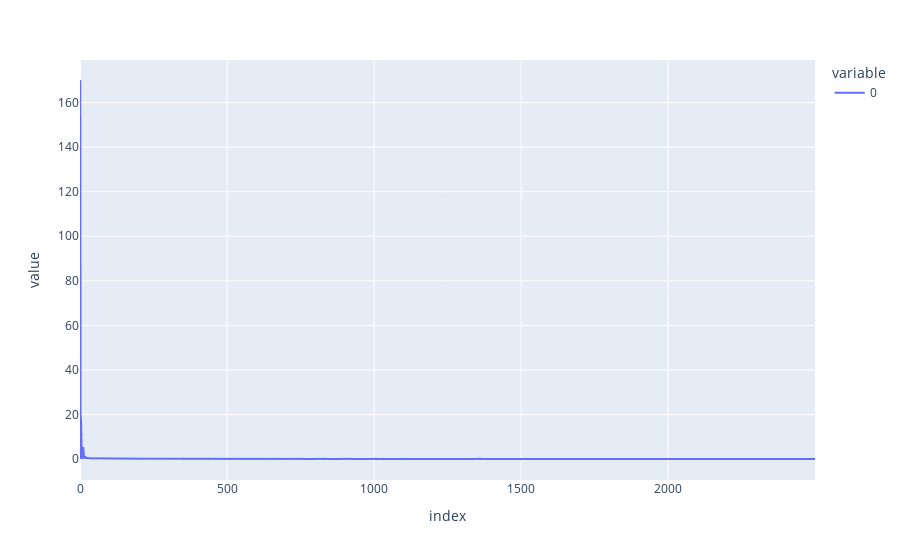

Notebook source saved alongside this figure:
### Code cell
# Loss
px.line(losses)

### Figure 1 — Plotly figure (JSON) as saved in the notebook; plotly's stock layout.template omitted (floating-point values rounded to 4 significant figures; data arrays with more than 128 entries replaced by an {"elided": "..."} marker saying what was removed)
{"data": [{"hovertemplate": "variable=0<br>index=%{x}<br>value=%{y}<extra></extra>", "legendgroup": "0", "line": {"color": "#636efa", "dash": "solid"}, "mode": "lines", "name": "0", "showlegend": true, "type": "scattergl", "x": {"elided": "2500 int values"}, "xaxis": "x", "y": {"elided": "2500 float values"}, "yaxis": "y"}], "layout": {"legend": {"title": {"text": "variable"}, "tracegroupgap": 0}, "margin": {"t": 60}, "xaxis": {"anchor": "y", "domain": [0, 1], "title": {"text": "index"}}, "yaxis": {"anchor": "x", "domain": [0, 1], "title": {"text": "value"}}}}
